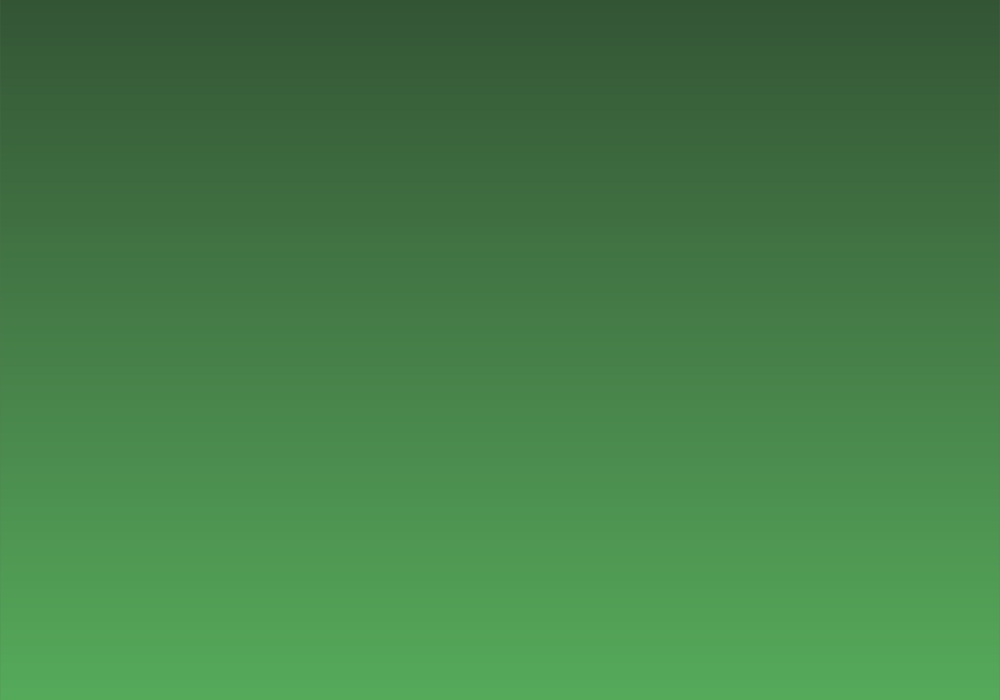
Frame 1 (no input)
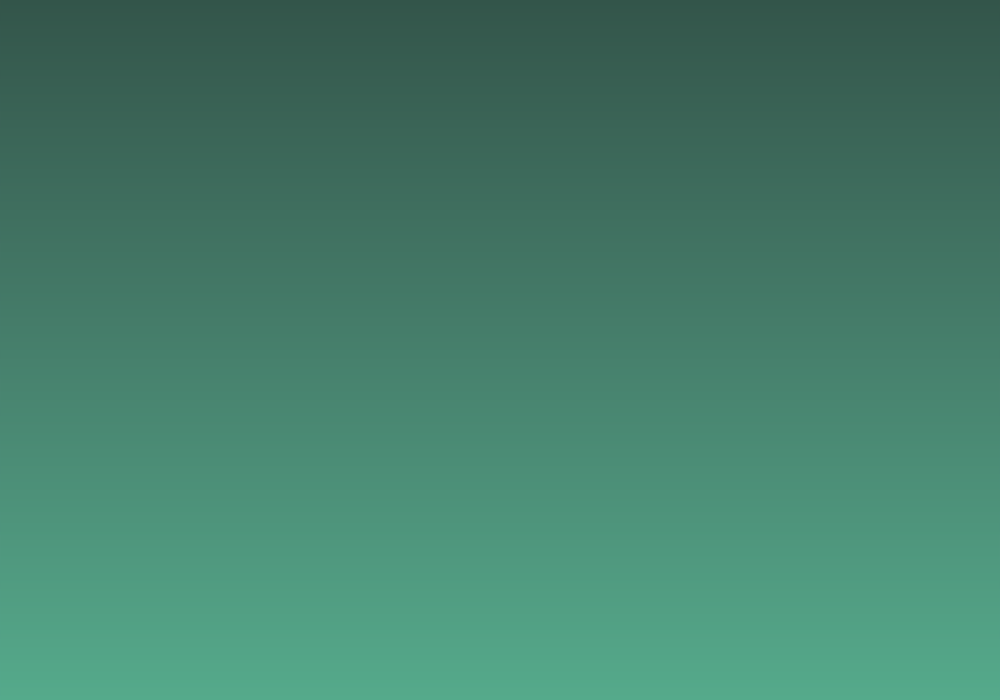
Frame 60 (the mouse pressed at the canvas centre just before this capture)
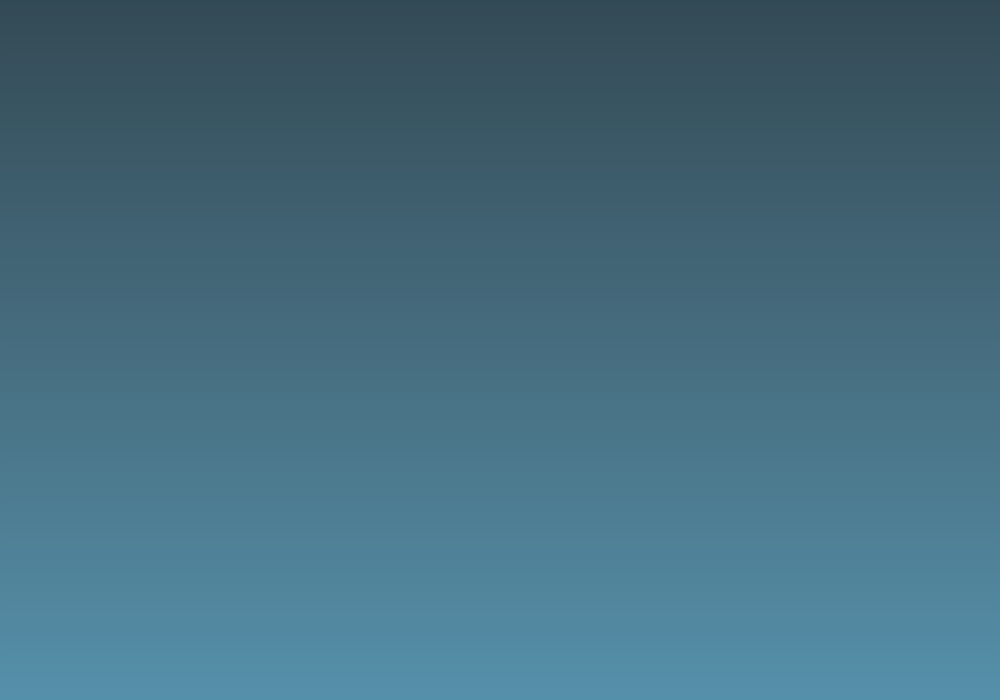
Frame 120 (the mouse held since frame 60 and released just before this capture)

The Processing sketch that drew these frames (run headless with seeded random() and noise(); from frame 60 on, the mouse is pressed at the canvas centre):

// Processing sketch: RandomKanji
// ── RandomKanji.pde
/**
Show randomly chosen kanji & kana Japanese characters.
Kanji extracted from Kanjidic file found at http://www.csse.monash.edu.au/~jwb/kanjidic.html
Copyright for kanjidic information is vested in the EDRG (Electronic Dictionary Research Group).
http://www.EDRG.org - License statement at http://www.edrdg.org/edrdg/licence.html

by Philippe Lhoste <PhiLho(a)GMX.net> http://Phi.Lho.free.fr & http://PhiLho.deviantART.com
*/
/* File/Project history:
 0.01.000 -- 2010/02/27 (PL) -- Creation.
*/
/* Copyright notice: For details, see the following file:
http://Phi.Lho.free.fr/softwares/PhiLhoSoft/PhiLhoSoftLicence.txt
This program is distributed under the zlib/libpng license.
Copyright (c) 2010 Philippe Lhoste / PhiLhoSoft
*/
/*
Color of character will depend on its grade
grade = color - hue on a 360 scale, S=100 & B=100 (max) unless noted
G1 = white   - 0 & S=0
G2 = yellow  - 60
G3 = orange  - 30
G4 = green   - 120
G5 = blue    - 240
G6 = brown   - 30 & B=80
G8 = black   - 0 & B=0

Yes, these are judo belt colors...
Also:
hiragana = magenta - 300
katakana = cyan    - 180
no grade = red     - 0 = 360

Covers the hue range, +60 increment, except for orange & brown.
0 30 60 120 180 240 300 360
*/
final color START_COLOR_TOP    = #335533;
final color START_COLOR_BOTTOM = #55AA55;
final color END_COLOR_TOP      = #333355;
final color END_COLOR_BOTTOM   = #5555AA;

final int MAX_FRAME_NB  = 72;

int colorCycleDirection = 1;
int colorCycleCursor;

void setup()
{
  size(1000, 700);
  colorMode(HSB, 360, 100, 100);

  smooth();
//  noLoop();
  background(150);
  noFill();

}

void draw()
{
  DrawBackground();
}

color InterpolateColor(color startC, color endC)
{
  colorCycleCursor += colorCycleDirection;
  if (colorCycleCursor >= MAX_FRAME_NB || colorCycleCursor < 0)
  {
    colorCycleDirection = -colorCycleDirection;
    colorCycleCursor += colorCycleDirection;
  }
  return lerpColor(startC, endC, (float) colorCycleCursor / (float) MAX_FRAME_NB);
}


void DrawBackground()
{
  color topColor = InterpolateColor(START_COLOR_TOP, END_COLOR_TOP);
  color bottomColor = InterpolateColor(START_COLOR_BOTTOM, END_COLOR_BOTTOM);
  for (int l = 0; l < height; l++)
  {
    color sc = lerpColor(topColor, bottomColor, (float) l / (float) height);
    stroke(sc);
    line(0, l, width - 1, l);
  }
}
